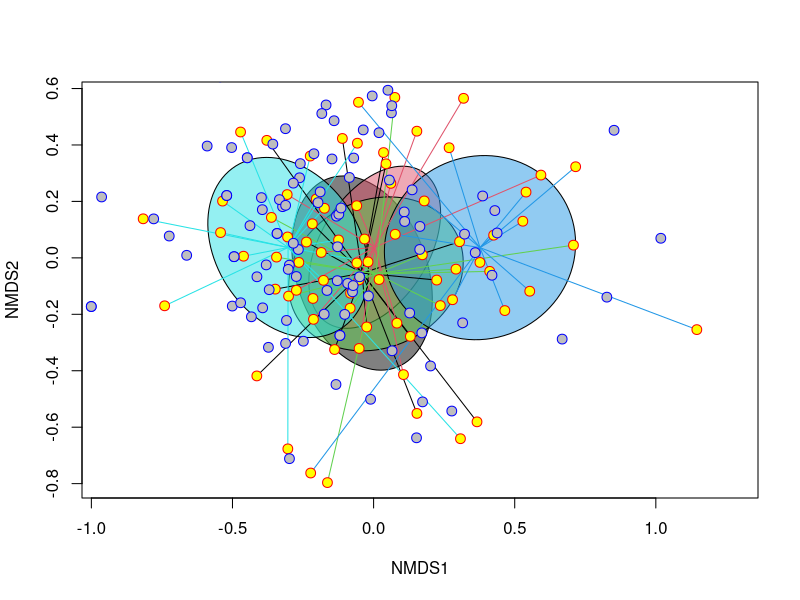

This chart was generated by the following R code:
## ---- chunk 1
library(vegan)
## ---- chunk 2
Aves <- read.csv("DAves.csv")
Sitios<- read.csv("Sitios.csv")
## ---- chunk 3
Aves.nmds <- metaMDS(Aves,k=2,trymax=100, distance = "bray")
## ---- chunk 4
attach(Sitios)

plot(Aves.nmds, disp="sites", type="n")

#ordihull(Aves.nmds, Sistema, col=1:5, lwd=3)

#ordiellipse(Aves.nmds, Sistema, col=1:5, kind = "ehull", lwd=3)

ordiellipse(Aves.nmds, Sistema, col=1:5, draw="polygon")

ordispider(Aves.nmds, Sistema, col=1:5, label = FALSE)

points(Aves.nmds, disp="sites", pch=21, col="red", bg="yellow", cex=1.3, 
       label = TRUE)

points(Aves.nmds, disp="species", pch=21, col="blue", bg="gray", cex=1.3)
## ---- chunk 5
AvesPermanova <- adonis2(Aves ~ Sistema, 
                         data= Sitios, permutations = 999, method = "bray")

AvesPermanova

## ---- chunk 6
# Funcion del permanova 

pairwise.adonis <- function(x,factors, sim.function = 'vegdist', sim.method = 'bray', p.adjust.m ='bonferroni')
{
  library(vegan)
  
  co = combn(unique(as.character(factors)),2)
  pairs = c()
  F.Model =c()
  R2 = c()
  p.value = c()
  
  
  for(elem in 1:ncol(co)){
    if(sim.function == 'daisy'){
      library(cluster); x1 = daisy(x[factors %in% c(co[1,elem],co[2,elem]),],metric=sim.method)
    } else{x1 = vegdist(x[factors %in% c(co[1,elem],co[2,elem]),],method=sim.method)}
    
    ad = adonis(x1 ~ factors[factors %in% c(co[1,elem],co[2,elem])] );
    pairs = c(pairs,paste(co[1,elem],'vs',co[2,elem]));
    F.Model =c(F.Model,ad$aov.tab[1,4]);
    R2 = c(R2,ad$aov.tab[1,5]);
    p.value = c(p.value,ad$aov.tab[1,6])
  }
  p.adjusted = p.adjust(p.value,method=p.adjust.m)
  sig = c(rep('',length(p.adjusted)))
  sig[p.adjusted <= 0.05] <-'.'
  sig[p.adjusted <= 0.01] <-'*'
  sig[p.adjusted <= 0.001] <-'**'
  sig[p.adjusted <= 0.0001] <-'***'
  
  pairw.res = data.frame(pairs,F.Model,R2,p.value,p.adjusted,sig)
  print("Signif. codes:  0 â***â 0.001 â**â 0.01 â*â 0.05 â.â 0.1 â â 1")
  return(pairw.res)
  
} 

## ---- chunk 7
Contraste_aves <- pairwise.adonis(Aves, Sitios$Sistema, 
                                       sim.function = 'vegdist', sim.method = 'bray', p.adjust.m = 'bonferroni')

Contraste_aves
